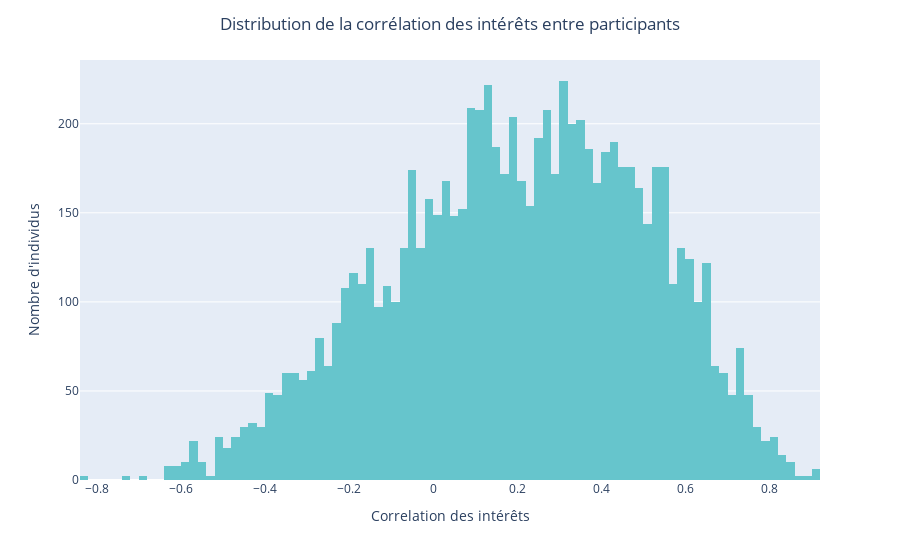

This figure's notebook cell:
### Markdown cell above
#### Distribution de l'attribut `int_corr`

### Code cell
fig = px.histogram(df_sd_clean, x="int_corr", labels={"int_corr": "Correlation des intérêts"}, color_discrete_sequence=px.colors.qualitative.Pastel)
fig.update_layout(yaxis_title="Nombre d'individus", title="Distribution de la corrélation des intérêts entre participants", title_x=0.5)
fig.show()

### Figure 1 — Plotly figure (JSON) as saved in the notebook; plotly's stock layout.template omitted (floating-point values rounded to 4 significant figures; data arrays with more than 128 entries replaced by an {"elided": "..."} marker saying what was removed)
{"data": [{"bingroup": "x", "hovertemplate": "Correlation des intérêts=%{x}<br>count=%{y}<extra></extra>", "legendgroup": "", "marker": {"color": "rgb(102, 197, 204)", "pattern": {"shape": ""}}, "name": "", "orientation": "v", "showlegend": false, "type": "histogram", "x": {"elided": "8220 float values"}, "xaxis": "x", "yaxis": "y"}], "layout": {"barmode": "relative", "legend": {"tracegroupgap": 0}, "margin": {"t": 60}, "title": {"text": "Distribution de la corrélation des intérêts entre participants", "x": 0.5}, "xaxis": {"anchor": "y", "domain": [0, 1], "title": {"text": "Correlation des intérêts"}}, "yaxis": {"anchor": "x", "domain": [0, 1], "title": {"text": "Nombre d'individus"}}}}
